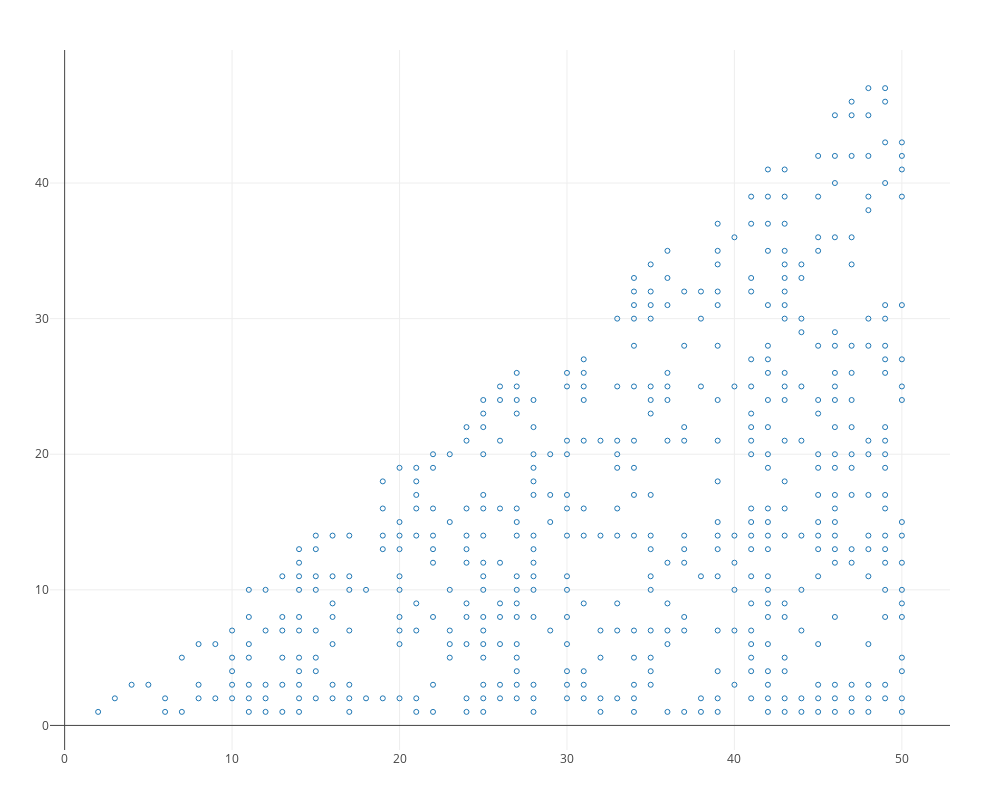

The code cell stored with this chart in its notebook:
### Markdown cell above
## "point cloud" mode

### Code cell
ezplot_pjs(matrix_ordering[:,1:500])

### Figure 1 — Plotly figure (JSON) as saved in the notebook; plotly's stock layout.template omitted (floating-point values rounded to 4 significant figures; data arrays with more than 128 entries replaced by an {"elided": "..."} marker saying what was removed)
{"data": [{"autocolorscale": false, "marker": {"color": "rgb[250,250,250]", "line": {"color": "rgb[250,250,250]"}, "opacity": 1, "size": 5, "symbol": "circle-open"}, "mode": "markers", "type": "scatter", "x": {"elided": "500 int values"}, "y": {"elided": "500 int values"}}], "layout": {"height": 800, "hovermode": "closest", "margin": {"b": 50, "l": 50, "r": 50, "t": 50}, "scene": {"aspectmode": "manual", "aspectratio": {"x": 1, "y": 0.9583}}, "showlegend": false, "width": 1000}}
